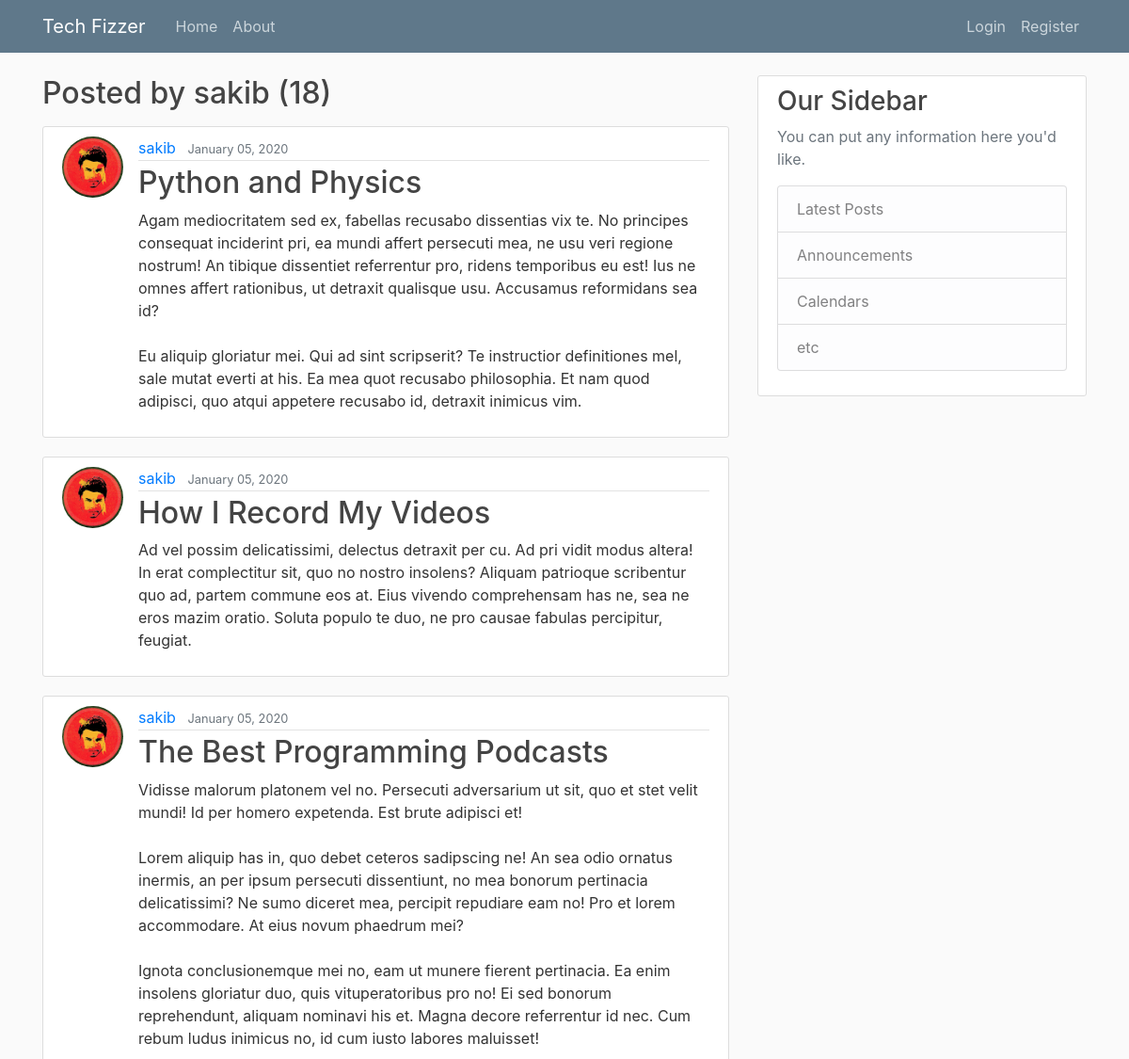
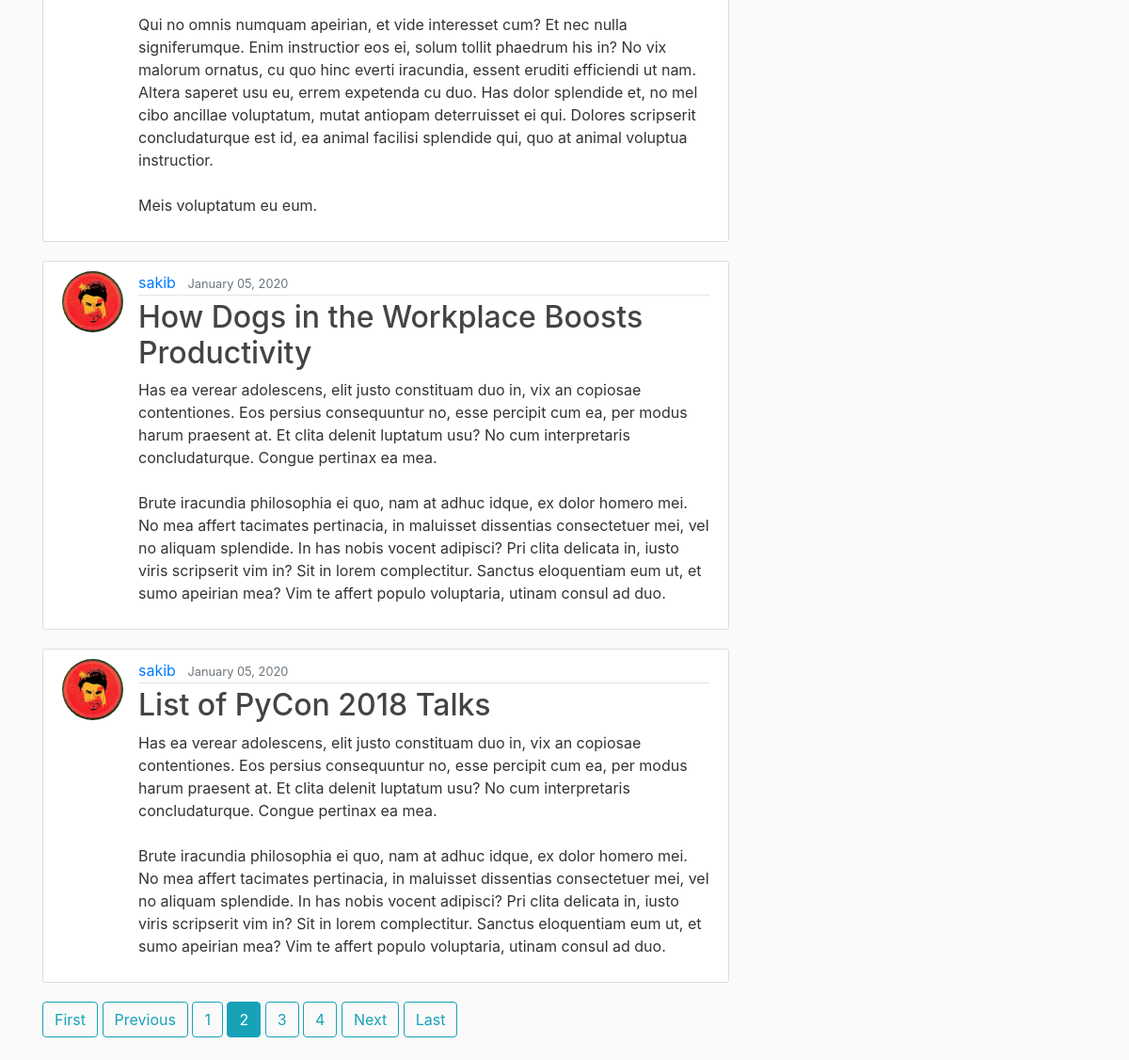
Page /user/sakib/?page=2 on the committed database (2 pictures, top to bottom).
### blog/models.py (models this page shows, shortened)
class Post(models.Model):
    title = models.CharField(max_length=100)
    content = models.TextField()
    date_posted = models.DateTimeField(default=timezone.now)
    author = models.ForeignKey(User, on_delete=models.CASCADE)

### users/models.py (models this page shows, shortened)
class Profile(models.Model):
    user = models.OneToOneField(User, on_delete=models.CASCADE)
    image = models.ImageField(default='default.jpg', upload_to='profile_pics')

### blog/views.py (the view)
# urls.py: path('user/<str:username>/', UserPostListView.as_view(), name='posts-user'),
class UserPostListView(ListView):
    model = Post
    template_name = 'blog/user_home.html'  # <app>/<model>_<viewtype>.html
    context_object_name = 'posts'
    ordering = ['-date_posted']
    paginate_by = 5
    def get_queryset(self):
        user = get_object_or_404(User, username=self.kwargs.get('username'))
        return Post.objects.filter(author=user).order_by('-date_posted')

### blog/templates/blog/user_home.html
{% extends 'blog/base.html' %}
{% block content %}
    <h2 class="mb-3">Posted by {{ view.kwargs.username }} ({{ page_obj.paginator.count }})</h2>
    {% include 'blog/body.html' %}
{% endblock content %}

### blog/templates/blog/body.html
 {% for post in posts %}
        <article class="media content-section">
        <img class="article-img rounded-circle" src="{{ post.author.profile.image.url }}">
          <div class="media-body">
            <div class="article-metadata">
              <a class="mr-2" href="{% url 'posts-user' post.author.username %}">{{ post.author }}</a>
              <small class="text-muted">{{ post.date_posted | date:"F d, Y" }}</small>
            </div>
            <h2><a class="article-title" href="{% url 'post-detail' post.id %}">{{ post.title }}</a></h2>
            <p class="article-content">{{ post.content }}</p>
          </div>
        </article>
    {% endfor %}
    {% if is_paginated %}
        {% if page_obj.has_previous %}
            <a class="btn btn-outline-info mb-4" href="?page=1">First</a>
            <a class="btn btn-outline-info mb-4" href="?page={{ page_obj.previous_page_number }}">Previous</a>
        {% endif %}
        {% for num in page_obj.paginator.page_range %}
            {%  if page_obj.number == num %}
             <a class="btn btn-info mb-4" href="?page={{ num }}">{{ num }}</a>
            {% elif num > page_obj.number|add:'-3' and num < page_obj.number|add:'3' %}
                  <a class="btn btn-outline-info mb-4" href="?page={{ num }}">{{ num }}</a>
            {% endif %}
        {% endfor %}
          {% if page_obj.has_next %}
            <a class="btn btn-outline-info mb-4" href="?page={{ page_obj.next_page_number }}">Next</a>
            <a class="btn btn-outline-info mb-4" href="?page={{ page_obj.paginator.num_pages }}">Last</a>
        {% endif %}
    {% endif %}

### blog/static/blog/main.css (style rules this page uses)
body { background: #fafafa; color: #333333; margin-top: 5rem; }
h1, h2, h3, h4, h5, h6 { color: #444444; }
.content-section { background: #ffffff; padding: 10px 20px; border: 1px solid #dddddd; border-radius: 3px; margin-bottom: 20px; }
.article-title { color: #444444; }
.article-content { white-space: pre-line; }
.article-img { height: 65px; width: 65px; margin-right: 16px; }
.article-metadata { padding-bottom: 1px; margin-bottom: 4px; border-bottom: 1px solid #e3e3e3 }

### rows in the picture
Post: author.profile.image (picture), author "sakib", date_posted "January 05, 2020", title "Python and Physics", content "Agam mediocritatem sed ex, fabellas recusabo dissentias vix te. No principes consequat inciderint pri, ea mundi affert persecuti mea, ne usu veri regione nostrum! An tibique dissentiet referrentur pro, ridens temporibus eu est! Ius ne omnes affert rationibus, ut detraxit qualisque usu. Accusamus reformidans sea id? Eu aliquip gloriatur mei. Qui ad sint scripserit? Te instructior definitiones mel, sale mutat everti at his. Ea mea quot recusabo philosophia. Et nam quod adipisci, quo atqui appetere recusabo id, detraxit inimicus vim."
Post: author.profile.image (picture), author "sakib", date_posted "January 05, 2020", title "How I Record My Videos", content "Ad vel possim delicatissimi, delectus detraxit per cu. Ad pri vidit modus altera! In erat complectitur sit, quo no nostro insolens? Aliquam patrioque scribentur quo ad, partem commune eos at. Eius vivendo comprehensam has ne, sea ne eros mazim oratio. Soluta populo te duo, ne pro causae fabulas percipitur, feugiat."
Post: author.profile.image (picture), author "sakib", date_posted "January 05, 2020", title "The Best Programming Podcasts", content "Vidisse malorum platonem vel no. Persecuti adversarium ut sit, quo et stet velit mundi! Id per homero expetenda. Est brute adipisci et! Lorem aliquip has in, quo debet ceteros sadipscing ne! An sea odio ornatus inermis, an per ipsum persecuti dissentiunt, no mea bonorum pertinacia delicatissimi? Ne sumo diceret mea, percipit repudiare eam no! Pro et lorem accommodare. At eius novum phaedrum mei? Ignota conclusionemque mei no, eam ut munere fierent pertinacia. Ea enim insolens gloriatur duo, quis vituperatoribus pro no! Ei sed bonorum reprehendunt, aliquam nominavi his et. Magna decore referrentur id nec. Cum rebum ludus inimicus no, id cum iusto labores maluisset! Qui no omnis numquam…"
Post: author.profile.image (picture), author "sakib", date_posted "January 05, 2020", title "How Dogs in the Workplace Boosts Productivity", content "Has ea verear adolescens, elit justo constituam duo in, vix an copiosae contentiones. Eos persius consequuntur no, esse percipit cum ea, per modus harum praesent at. Et clita delenit luptatum usu? No cum interpretaris concludaturque. Congue pertinax ea mea. Brute iracundia philosophia ei quo, nam at adhuc idque, ex dolor homero mei. No mea affert tacimates pertinacia, in maluisset dissentias consectetuer mei, vel no aliquam splendide. In has nobis vocent adipisci? Pri clita delicata in, iusto viris scripserit vim in? Sit in lorem complectitur. Sanctus eloquentiam eum ut, et sumo apeirian mea? Vim te affert populo voluptaria, utinam consul ad duo."
Post: author.profile.image (picture), author "sakib", date_posted "January 05, 2020", title "List of PyCon 2018 Talks", content "Has ea verear adolescens, elit justo constituam duo in, vix an copiosae contentiones. Eos persius consequuntur no, esse percipit cum ea, per modus harum praesent at. Et clita delenit luptatum usu? No cum interpretaris concludaturque. Congue pertinax ea mea. Brute iracundia philosophia ei quo, nam at adhuc idque, ex dolor homero mei. No mea affert tacimates pertinacia, in maluisset dissentias consectetuer mei, vel no aliquam splendide. In has nobis vocent adipisci? Pri clita delicata in, iusto viris scripserit vim in? Sit in lorem complectitur. Sanctus eloquentiam eum ut, et sumo apeirian mea? Vim te affert populo voluptaria, utinam consul ad duo."

### other values in the picture
{{ view.kwargs.username }} "sakib"
{{ page_obj.paginator.count }} "18"
{{ num }} "1" "3" "4"
{{ num }} "2"
